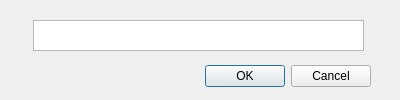
<?xml version="1.0" encoding="UTF-8"?>
<ui version="4.0">
 <class>DlgAttr</class>
 <widget class="QDialog" name="DlgAttr">
  <property name="geometry">
   <rect>
    <x>0</x>
    <y>0</y>
    <width>400</width>
    <height>100</height>
   </rect>
  </property>
  <property name="windowTitle">
   <string>请输入</string>
  </property>
  <widget class="QWidget" name="layoutWidget">
   <property name="geometry">
    <rect>
     <x>20</x>
     <y>60</y>
     <width>351</width>
     <height>33</height>
    </rect>
   </property>
   <layout class="QHBoxLayout">
    <property name="spacing">
     <number>6</number>
    </property>
    <property name="leftMargin">
     <number>0</number>
    </property>
    <property name="topMargin">
     <number>0</number>
    </property>
    <property name="rightMargin">
     <number>0</number>
    </property>
    <property name="bottomMargin">
     <number>0</number>
    </property>
    <item>
     <spacer>
      <property name="orientation">
       <enum>Qt::Horizontal</enum>
      </property>
      <property name="sizeHint" stdset="0">
       <size>
        <width>131</width>
        <height>31</height>
       </size>
      </property>
     </spacer>
    </item>
    <item>
     <widget class="QPushButton" name="okButton">
      <property name="text">
       <string>OK</string>
      </property>
     </widget>
    </item>
    <item>
     <widget class="QPushButton" name="cancelButton">
      <property name="text">
       <string>Cancel</string>
      </property>
     </widget>
    </item>
   </layout>
  </widget>
  <widget class="QTextEdit" name="textEditAttr">
   <property name="geometry">
    <rect>
     <x>33</x>
     <y>20</y>
     <width>331</width>
     <height>31</height>
    </rect>
   </property>
  </widget>
 </widget>
 <resources/>
 <connections>
  <connection>
   <sender>okButton</sender>
   <signal>clicked()</signal>
   <receiver>DlgAttr</receiver>
   <slot>getValue()</slot>
   <hints>
    <hint type="sourcelabel">
     <x>288</x>
     <y>258</y>
    </hint>
    <hint type="destinationlabel">
     <x>96</x>
     <y>254</y>
    </hint>
   </hints>
  </connection>
  <connection>
   <sender>cancelButton</sender>
   <signal>clicked()</signal>
   <receiver>DlgAttr</receiver>
   <slot>reject()</slot>
   <hints>
    <hint type="sourcelabel">
     <x>369</x>
     <y>258</y>
    </hint>
    <hint type="destinationlabel">
     <x>179</x>
     <y>282</y>
    </hint>
   </hints>
  </connection>
 </connections>
 <slots>
  <slot>getValue()</slot>
 </slots>
</ui>
